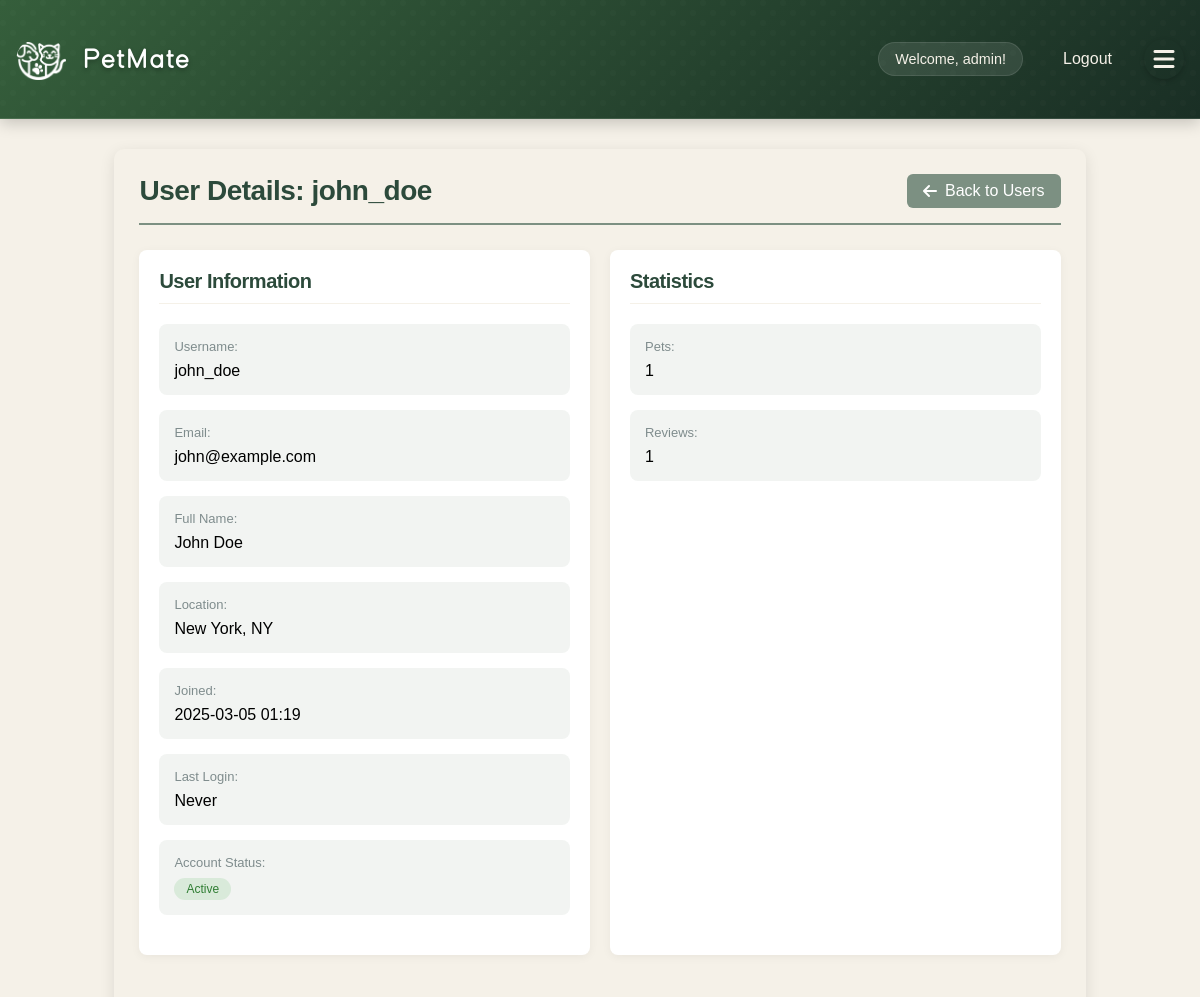
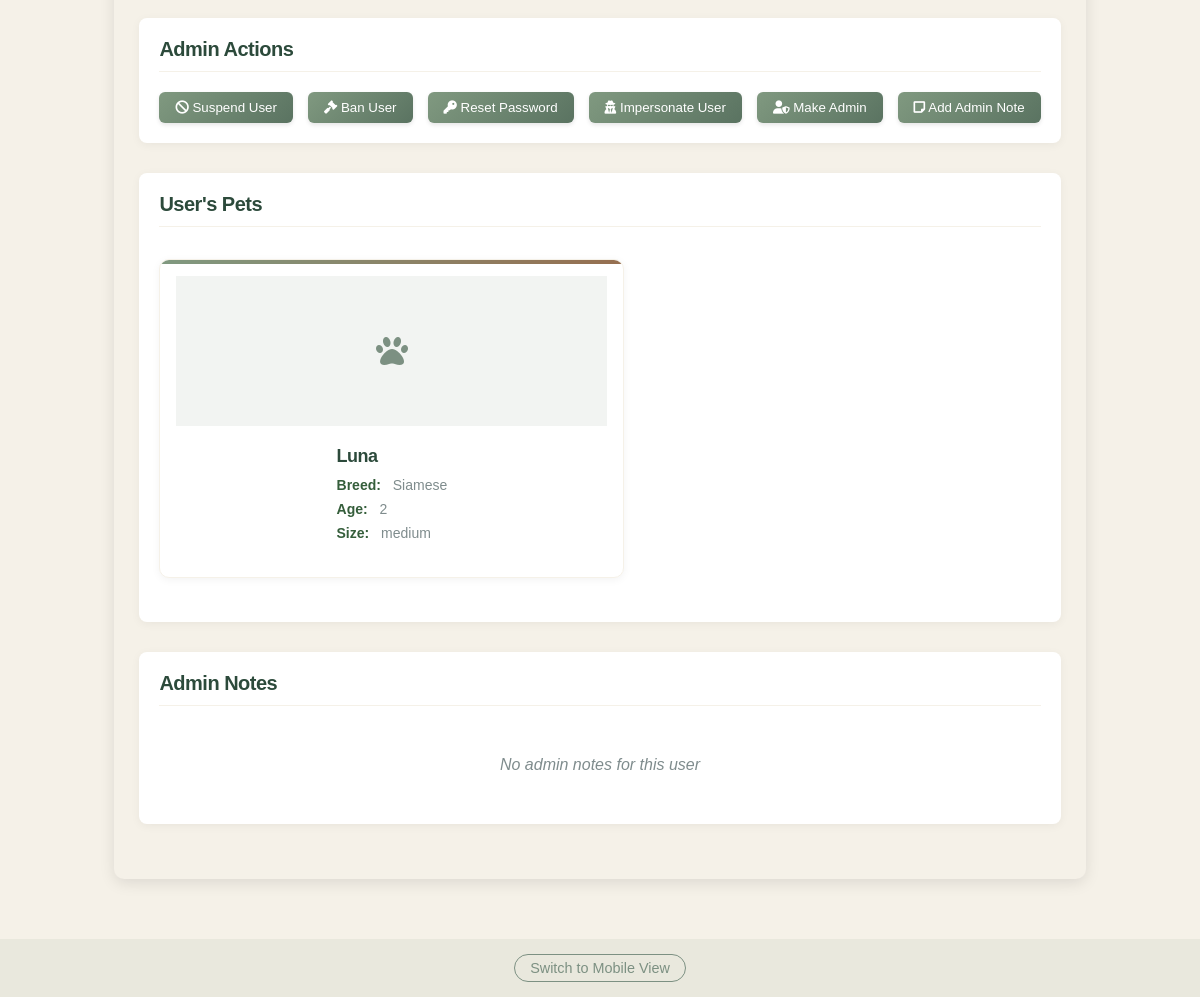
Page /admin/user/2 (signed in) on the committed database (2 pictures, top to bottom).
### app/models/user.py (models this page shows, shortened)
class User(db.Model, UserMixin):
    __tablename__ = 'users'
    id = db.Column(db.Integer, primary_key=True)
    username = db.Column(db.String(80), unique=True, nullable=False)
    email = db.Column(db.String(120), unique=True, nullable=False)
    password_hash = db.Column(db.String(128))
    name = db.Column(db.String(120))  # User's full name
    created_at = db.Column(db.DateTime, default=datetime.utcnow)
    profile_picture = db.Column(db.String(255))  # Store the filename of uploaded image
    bio = db.Column(db.Text)  # User bio
    location = db.Column(db.String(200))  # User location
    is_admin = db.Column(db.Boolean, default=False)
    account_status = db.Column(db.String(20), default='active')  # active, suspended, banned
    last_login = db.Column(db.DateTime)
    account_notes = db.Column(db.Text)  # Admin notes about the user
    preferred_meetup_types = db.Column(db.String(255))  # e.g., "parks,beaches,dog runs"
    availability = db.Column(db.String(255))  # e.g., "weekends,evenings"
    pet_owner_since = db.Column(db.Integer)  # Year they became a pet owner
    pet_experience_level = db.Column(db.String(50))  # e.g., "beginner", "intermediate", "expert"
    pets = db.relationship('Pet', backref='owner', lazy=True)
    hosted_playdates = db.relationship('Playdate', foreign_keys='Playdate.host_id', lazy=True)
    attended_playdates = db.relationship('Playdate', secondary=playdate_attendees, lazy=True)
    reviews_received = db.relationship('Review',
                                     foreign_keys='Review.reviewed_user_id',
                                     back_populates='reviewed_user',
                                     lazy='joined')
    reviews_given = db.relationship('Review',
                                  foreign_keys='Review.reviewer_id',
                                  back_populates='reviewer',
                                  lazy='joined')
    @property
    def is_authenticated(self):
        return True
    def get_unread_message_count(self):
        from app.models.message import Message
        return Message.query.filter_by(recipient_id=self.id, is_read=False).count()
    def get_reviews_count(self):
        from app.models.review import Review
        return Review.query.filter_by(reviewed_user_id=self.id).count()

### app/models/pet.py (models this page shows, shortened)
class Pet(db.Model):
    __tablename__ = 'pets'
    id = db.Column(db.Integer, primary_key=True)
    owner_id = db.Column(db.Integer, db.ForeignKey('users.id', ondelete='CASCADE'), nullable=False)
    name = db.Column(db.String(100), nullable=False)
    species = db.Column(db.String(50), nullable=False)
    breed = db.Column(db.String(100))
    age = db.Column(db.Integer)
    size = db.Column(db.String(20))  # Small, Medium, Large
    gender = db.Column(db.String(20))
    image_filename = db.Column(db.String(255))
    bio = db.Column(db.Text)
    created_at = db.Column(db.DateTime, default=datetime.utcnow)
    updated_at = db.Column(db.DateTime, default=datetime.utcnow, onupdate=datetime.utcnow)
    energy_level = db.Column(db.String(20))  # Low, Medium, High
    friendliness = db.Column(db.String(20))  # Shy, Moderate, Outgoing
    training_level = db.Column(db.String(20))  # Basic, Intermediate, Advanced
    special_needs = db.Column(db.Text)
    preferred_playmates = db.Column(db.String(255))  # e.g., "small dogs, cats"

### app/routes/admin.py (the view)
@bp.route('/user/<int:user_id>')
@login_required
@admin_required
def user_details(user_id):
    from app.models.user import User
    from app.models.review import Review
    try:
        user = User.query.options(
            db.joinedload(User.pets),
            db.joinedload(User.hosted_playdates),
            db.joinedload(User.attended_playdates),
            db.joinedload(User.reviews_received)
        ).get_or_404(user_id)
        print(f"User object type: {type(user)}")
        print(f"User ID: {user.id}, Username: {user.username}")
        pets = list(user.pets) if hasattr(user, 'pets') else []
        reviews_count = user.get_reviews_count()
        print(f"Before rendering template - Reviews count: {reviews_count}")
        print(f"User pets count: {len(pets)}")
        user_data = {
            'id': user.id,
            'username': user.username,
            'email': user.email,
            'created_at': user.created_at,
            'last_login': user.last_login,
            'account_status': user.account_status,
            'account_notes': user.account_notes,
            'name': user.name,
            'location': user.location,
            'pets_count': len(pets),
            'reviews_count': reviews_count,
            'pets': pets,
            'is_admin': user.is_admin
        }
        return render_template('admin/user_details.html',
                               user=user,
                               user_data=user_data,
                               user_id=user.id)
    except Exception as e:
        print(f"Error in user_details: {str(e)}")
        db.session.rollback()
        return f"An error occurred: {str(e)}", 500

### app/templates/admin/user_details.html (shortened to what this page needs)
{% extends "base.html" %}
{% block content %}
<div class="admin-container">
    <div class="admin-header">
        <h1>
            {% if user_data %}
            User Details: {{ user_data.username }}
            {% else %}
            Unknown User
            {% endif %}
        </h1>
        <a href="{{ url_for('admin.user_management') }}" class="back-link">
            <i class="fas fa-arrow-left"></i> Back to Users
        </a>
    </div>
    <div class="admin-grid">
        <div class="admin-section">
            <h2>User Information</h2>
            <div class="info-grid">
                <div class="info-item">
                    <label>Username:</label>
                    <div class="value">{% if user_data %}{{ user_data.username }}{% else %}Unknown{% endif %}</div>
                </div>
                <div class="info-item">
                    <label>Email:</label>
                    <div class="value">{% if user_data %}{{ user_data.email }}{% else %}Unknown{% endif %}</div>
                </div>
                <div class="info-item">
                    <label>Full Name:</label>
                    <div class="value">{% if user_data and user_data.name %}{{ user_data.name }}{% else %}Not provided{% endif %}</div>
                </div>
                <div class="info-item">
                    <label>Location:</label>
                    <div class="value">{% if user_data and user_data.location %}{{ user_data.location }}{% else %}Not provided{% endif %}</div>
                </div>
                <div class="info-item">
                    <label>Joined:</label>
                    <div class="value">{% if user_data %}{{ user_data.created_at|datetime }}{% else %}Unknown{% endif %}</div>
                </div>
                <div class="info-item">
                    <label>Last Login:</label>
                    <div class="value">{% if user_data and user_data.last_login %}{{ user_data.last_login|datetime }}{% else %}Never{% endif %}</div>
                </div>
                <div class="info-item">
                    <label>Account Status:</label>
                    <div class="value status-badge {% if user_data %}status-{{ user_data.account_status }}{% endif %}">
                        {% if user_data %}{{ user_data.account_status|title }}{% else %}Unknown{% endif %}
                    </div>
                </div>
            </div>
        </div>
        <div class="admin-section">
            <h2>Statistics</h2>
            <div class="info-grid">
                <div class="info-item">
                    <label>Pets:</label>
                    <div class="value">{% if user_data %}{{ user_data.pets_count }}{% else %}0{% endif %}</div>
                </div>
                <div class="info-item">
                    <label>Reviews:</label>
                    <div class="value">{% if user_data %}{{ user_data.reviews_count }}{% else %}0{% endif %}</div>
                </div>
            </div>
        </div>
    </div>
    <div class="admin-section">
        <h2>Admin Actions</h2>
        <div class="admin-actions">
            {% if user_data %}
                {% if user_data.account_status == 'active' %}
                <button onclick="showActionModal('suspend')" class="btn btn-warning">
                    <i class="fas fa-ban"></i> Suspend User
                </button>
                <button onclick="showActionModal('ban')" class="btn btn-danger">
                    <i class="fas fa-gavel"></i> Ban User
                </button>
                <button onclick="showActionModal('reset_password')" class="btn btn-primary">
                    <i class="fas fa-key"></i> Reset Password
                </button>
                <form action="{{ url_for('admin.impersonate_user', user_id=user_id) }}" method="POST" style="display: inline;">
                    <button type="submit" class="btn btn-info">
                        <i class="fas fa-user-secret"></i> Impersonate User
                    </button>
                </form>
                <button onclick="showActionModal('toggle_admin')" class="btn {% if user_data.is_admin %}btn-secondary{% else %}btn-success{% endif %}">
                    <i class="fas {% if user_data.is_admin %}fa-user-minus{% else %}fa-user-shield{% endif %}"></i>
                    {% if user_data.is_admin %}Remove Admin Access{% else %}Make Admin{% endif %}
                </button>
                {% endif %}
            {% endif %}
            <button onclick="showActionModal('note')" class="btn btn-secondary">
                <i class="fas fa-sticky-note"></i> Add Admin Note
            </button>
        </div>
    </div>
    <div class="admin-section">
        <h2>User's Pets</h2>
        {% if user_data and user_data.pets %}
        <div class="pets-grid">
            {% for pet in user_data.pets %}
            <div class="pet-card">
                {% if pet.image_filename %}
                <img src="{{ url_for('static', filename='pet_images/' + pet.image_filename) }}" alt="{{ pet.name }}">
                {% else %}
                <div class="pet-placeholder">
                    <i class="fas fa-paw"></i>
                </div>
                {% endif %}
                <div class="pet-info">
                    <h3>{{ pet.name }}</h3>
                    <p><strong>Breed:</strong> {{ pet.breed }}</p>
                    <p><strong>Age:</strong> {{ pet.age }}</p>
                    <p><strong>Size:</strong> {{ pet.size }}</p>
                </div>
            </div>
            {% endfor %}
        </div>
        {% else %}
        <div class="no-data">No pets registered</div>
        {% endif %}
    </div>
    <div class="admin-section">
        <h2>Admin Notes</h2>
        {% if user_data and user_data.account_notes %}
        <div class="notes-container">
            <pre class="notes-content">{{ user_data.account_notes }}</pre>
        </div>
        {% else %}
        <div class="no-data">No admin notes for this user</div>
        {% endif %}
    </div>
</div>
{% endblock %}

### app/templates/base.html (shortened to what this page needs)
<!DOCTYPE html>
<html>
<head>
    <link rel="stylesheet" href="{{ url_for('static', filename='style.css') }}">
    <link rel="stylesheet" href="{{ url_for('static', filename='how-it-works.css') }}">
    <link rel="stylesheet" href="{{ url_for('static', filename='feature-cards.css') }}">
    <link rel="stylesheet" href="{{ url_for('static', filename='custom-font.css') }}">
    <link rel="stylesheet" href="https://cdnjs.cloudflare.com/ajax/libs/font-awesome/6.0.0/css/all.min.css">
</head>
<body>
    <nav>
        <div class="nav-container">
            <h1>
                <a href="{{ url_for('main.index') }}" class="site-title">
                    <div class="logo">
                        <div class="logo-icon"></div>
                        <div class="logo-text">Pet<span class="highlight">Mate</span></div>
                    </div>
                </a>
            </h1>
            <div class="nav-links">
                {% if 'username' in session %}
                    <div class="user-menu">
                        <span>Welcome, {{ session['username'] }}!</span>
                        <a href="{{ url_for('auth.logout') }}">Logout</a>
                    </div>
                    <button class="menu-toggle">
                        <i class="fas fa-bars"></i>
                    </button>
                {% else %}
                    <a href="{{ url_for('auth.login') }}">Login</a>
                    <a href="{{ url_for('auth.register') }}">Register</a>
                {% endif %}
            </div>
        </div>
    </nav>
    <main>
        {% block content %}{% endblock %}
    </main>
    <footer class="view-toggle">
        <a href="#" id="view-mobile-version">Switch to Mobile View</a>
    </footer>
</body>
</html>

### rows in the picture
User: username "admin"
User: username "john_doe", email "john@example.com", name "John Doe", location "New York, NY", created_at "2025-03-05 01:19", account_status "Active"
Pet: name "Luna", breed "Siamese", age "2", size "medium"

### other values in the picture
{{ user_data.pets_count }} "1"
{{ user_data.reviews_count }} "1"
